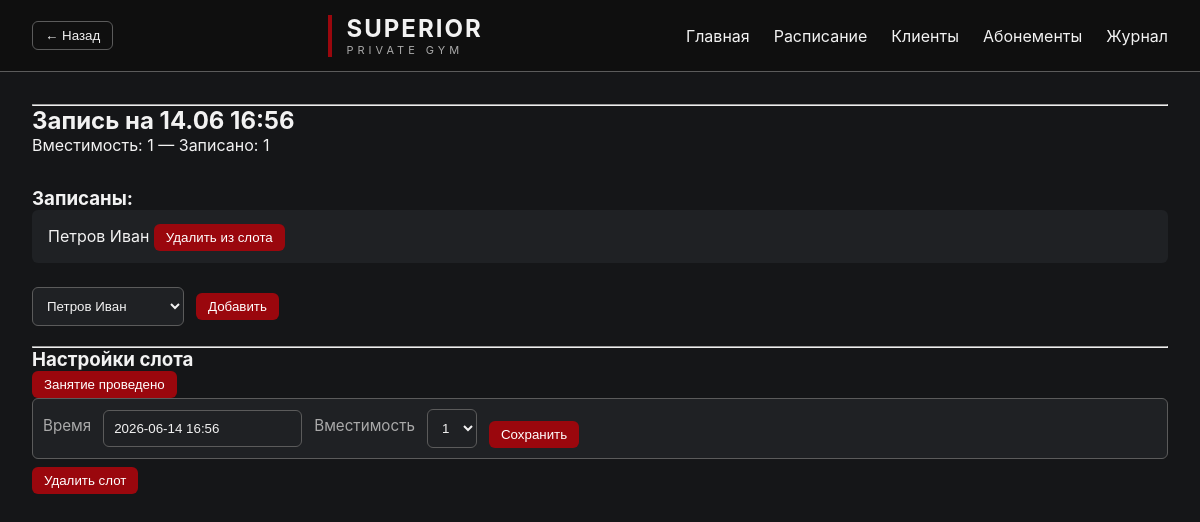
Screenshot of /slot/8?week_offset=0 with the database file from the repository.
### app.py (models this page shows, shortened)
class Slot(Base):
    __tablename__ = "slots"
    id = Column(Integer, primary_key=True)
    start_time = Column(DateTime)
    capacity = Column(Integer, default=4)

class Client(Base):
    __tablename__ = "clients"
    id = Column(Integer, primary_key=True)
    first_name = Column(String, nullable=True)
    last_name = Column(String, nullable=True)
    patronymic = Column(String, nullable=True)
    birth_year = Column(Integer, nullable=True)
    birth_place = Column(String, nullable=True)
    phone = Column(String, nullable=True)
    name = Column(String, nullable=True)
    remaining_sessions = Column(Integer, default=1)

### app.py (the view)
@app.get("/slot/{slot_id}")
def slot_page(
    request: Request,
    slot_id: int,
    db: Session = Depends(get_db),
    week_offset: int = 0,
):
    slot = db.get(Slot, slot_id)
    bookings = (
        db.query(Booking)
        .filter(
            Booking.slot_id == slot_id
        )
        .all()
    )
    clients: List[Client] = []
    for booking in bookings:
        clients.append(
            db.get(
                Client,
                booking.client_id,
            )
        )
    all_clients = db.query(Client).all()
    return templates.TemplateResponse(
        request=request,
        name="slot.html",
        context={
            "slot": slot,
            "clients": clients,
            "all_clients": all_clients,
            "week_offset": week_offset,
        },
    )

### templates/slot.html (shortened to what this page needs)
{% extends "base.html" %}
{% block content %}
<hr />
<div class="slot-header">
	<h2>Запись на {{ slot.start_time.strftime('%d.%m %H:%M') }}</h2>
	<div class="muted">Вместимость: {{ slot.capacity }} — Записано: {{ clients|length }}</div>
</div>
{% set flash = request.query_params.get('flash') %}
<h3>Записаны:</h3>
<ul class="client-list slot-client-list">
	{% for client in clients %}
	<li>
	{{ client.fio() }}
		<form method="post" action="/slot/{{ slot.id }}/remove" style="display:inline">
			<button class="btn"> Удалить из слота </button>
		</form>
	</li>
	{% endfor %}
</ul>
<form method="post" action="/slot/{{ slot.id }}/add">
	<select name="client_id" class="field">
		{% for client in all_clients %}
		<option value="{{ client.id }}">
		{{ client.name }}
		</option>
		{% endfor %}
	</select>
	<button class="btn">Добавить</button>
</form>
<br />
<hr />
<h3>Настройки слота</h3>
{% if clients and clients|length > 0 %}
<form method="post" action="/slot/{{ slot.id }}/complete" onsubmit="return confirm('Подтвердить проведение занятия и списать 1 занятие у всех записанных?');">
	<button class="btn" type="submit">Занятие проведено</button>
</form>
{% endif %}
<form method="post" action="/slots/edit/{{ slot.id }}" class="field">
	<label class="label">Время</label>
	<input class="field" type="text" name="start_time" value="{{ slot.start_time.strftime('%Y-%m-%d %H:%M') }}" required />
	<label class="label">Вместимость</label>
	<select name="capacity" class="field">
		<option value="1" {% if slot.capacity == 1 %}selected{% endif %}>1</option>
	</select>
	<div class="edit-actions">
		<button class="btn" type="submit">Сохранить</button>
	</div>
</form>
<form method="post" action="/slots/delete/{{ slot.id }}" onsubmit="return confirm('Удалить слот? Это удалит все бронирования.');" style="margin-top:8px;">
	<button class="btn">Удалить слот</button>
</form>
{% endblock %}

### static/style.css (style rules this page uses)
:root { --bg: #151618; --surface: #1F2124; --surface-hover: #252525; --text: #f2f2f2; --muted: #aaaaaa; --accent: #9A070D; --accent-hover: #B10A11; --accent-soft: rgba(154,7,13,.15); --warm_1: #8A6A4A; --warm_2: #7B5A3D; --border: #5B5B5B; --radius: 6px; --radius-lg: 10px; --pad: 10px; --pad-lg: 20px; --btn-pad: 6px 12px; --row-height: 41px; --wrapper-rows: 10; }
.btn { display: inline-block; padding: var(--btn-pad); border-radius: var(--radius); background: var(--accent); color: white; border: none; cursor: pointer; text-decoration: none; text-align: center; }
.label { color: var(--muted); margin-bottom: 6px; font-size: 0.95rem; }
.field { padding: var(--pad); border-radius: var(--radius); border: 1px solid var(--border); background: var(--surface); color: var(--text); }
* { margin: 0; padding: 0; box-sizing: border-box; }
body { background: var(--bg); color: var(--text); font-family: Inter, Arial, sans-serif; min-height: 100vh; }
.slot-header { margin-bottom: 32px; }
.client-list { list-style: none; margin-bottom: 24px; }
.client-list li { background: var(--surface); padding: 12px 16px; margin-bottom: 8px; border-radius: var(--radius); }
.slot-client-list li { line-height: 1.8; }
form { display: flex; gap: 12px; align-items: center; }
select, input, textarea { background: var(--surface); color: var(--text); border: 1px solid var(--border); padding: var(--pad); border-radius: var(--radius); }
button { background: var(--accent); color: white; border: none; border-radius: var(--radius); padding: var(--btn-pad); cursor: pointer; }
.edit-actions { display: flex; gap: 8px; margin-top: 12px; }

### rows the page displays
Slot: start_time "14.06 16:56", capacity "1", start_time "2026-06-14 16:56"
Client: fio "Петров Иван"

### other values shown
{{ clients|length }} "1"
form field client_id "Петров Иван"
